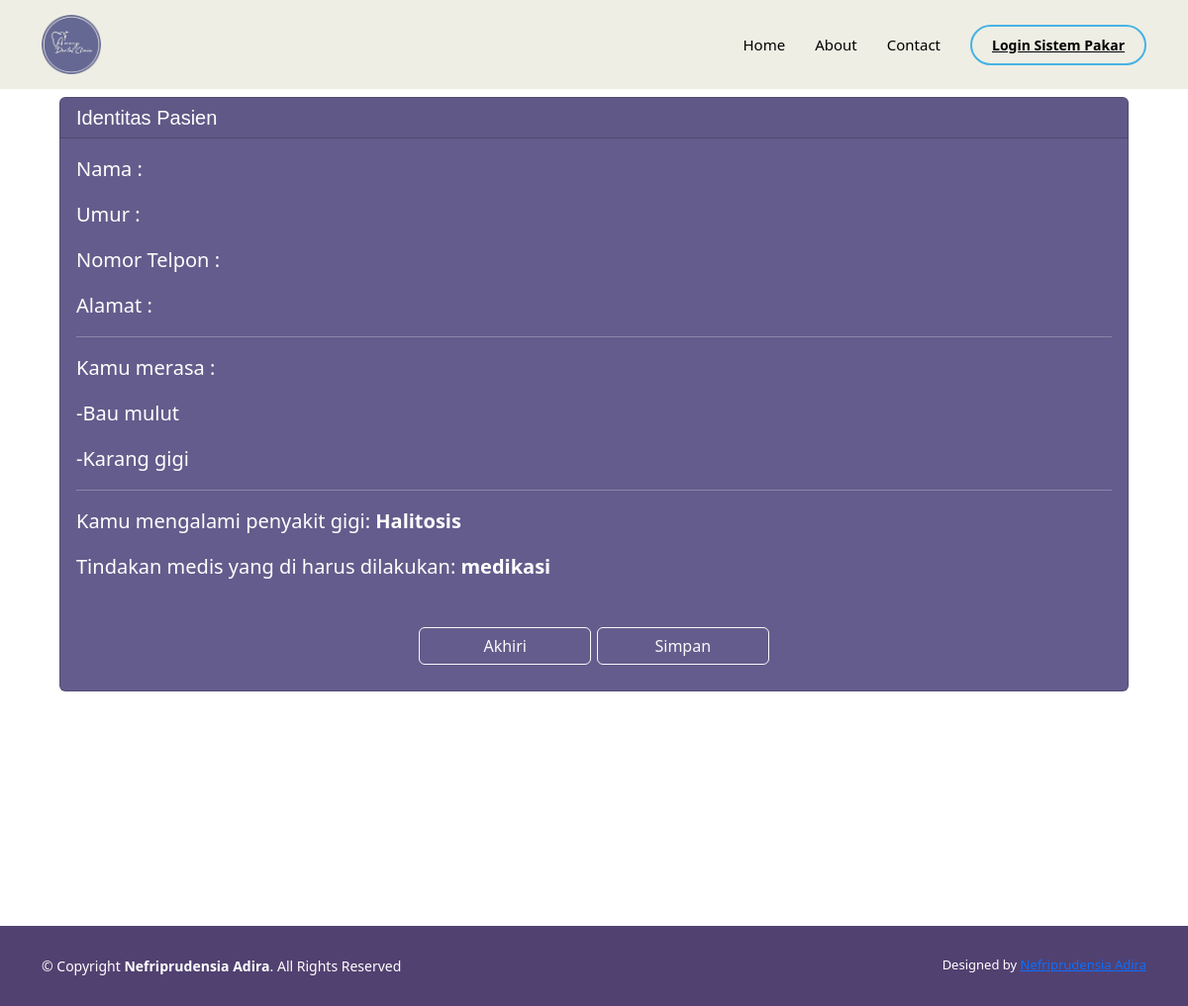
/solusi.php?kode=P04, run on the app's committed database.
### tables this page shows
CREATE TABLE `tb_kesimpulan_gigi` (
  `kode_kesimpulan` int(11) NOT NULL AUTO_INCREMENT,
  `solusi` varchar(50) NOT NULL,
  `tindakan` varchar(50) DEFAULT NULL,
  `fakta` varchar(100) NOT NULL,
  `oleh` varchar(100) NOT NULL,
  `status` varchar(100) NOT NULL,
  PRIMARY KEY (`kode_kesimpulan`)
);

CREATE TABLE `tb_penyakit` (
  `kode_solusi` varchar(50) NOT NULL,
  `isi_solusi` varchar(200) NOT NULL,
  `tindakan` varchar(200) NOT NULL,
  PRIMARY KEY (`kode_solusi`)
);

### solusi.php (the view, shortened to what this page needs)
<!DOCTYPE html>
<html lang="id">
<head>
    <link rel="stylesheet" href="https://getbootstrap.com/docs/4.1/dist/css/bootstrap.min.css">
    <link href="css/style.css" rel="stylesheet">
    <link href="css/carousel.css" rel="stylesheet">
  <link href="vendor/aos/aos.css" rel="stylesheet">
  <link href="vendor/bootstrap/css/bootstrap.min.css" rel="stylesheet">
  <link href="vendor/bootstrap-icons/bootstrap-icons.css" rel="stylesheet">
  <link href="vendor/boxicons/css/boxicons.min.css" rel="stylesheet">
  <link href="vendor/glightbox/css/glightbox.min.css" rel="stylesheet">
  <link href="vendor/remixicon/remixicon.css" rel="stylesheet">
  <link href="vendor/swiper/swiper-bundle.min.css" rel="stylesheet">
</head>
<body style="padding-bottom: 0px!important;">
    <?php include ('navbar.php'); ?>
    <main class="batas-atas mt-5">
        <div class="card text-white mb-3" style="background-color:#645c8c">
          <h5 class="card-header">Identitas Pasien</h5>
          <div class="card-body text-left ukuran-20">
            <form method="post" action="solusi.php" enctype="multipart/form-data" role="form">
                <?php
                include ('koneksi.php');
                echo "<p>Nama : ".$_SESSION['nama']."</p>";
                echo "<p>Umur : ".$_SESSION['umur']."</p>";
                echo "<p>Nomor Telpon : ".$_SESSION['nomor']."</p>";
                echo "<p>Alamat : ".$_SESSION['alamat']."</p>";
                    if(isset($_GET['kode'])){
                        $kode=$_GET['kode'];
                    }
                ?>
                <hr>
                <p>Kamu merasa :</p>
                <?php
                 include "fungsi.php";
                 solusi($kode);
                ?>
                <hr>
                <?php
                $sql = "SELECT * from tb_penyakit WHERE kode_solusi='$kode'";
                $data = mysqli_query($connect,$sql);
                $row = mysqli_fetch_assoc($data);
                if ($row['kode_solusi']=="x-1" || $row['isi_solusi']=="x-2" || $row['isi_solusi']=="x-3" || $row['isi_solusi']=="x-4" || $row['isi_solusi']=="x-5") {
                     echo "<center><p><strong style='color:red'>SISTEM TIDAK MENEMUKAN JAWABAN !</strong></p></center><hr>";
                     ?>
                        <div class="card bg-dark">
                             <h5 class="card-header">Pengguna menambah fakta baru</h5>
                            <div class="card-body">
                             <form action="solusi.php" method="post">
                              <div class="form-group">
                                <label for="exampleFormControlSelect1">Pilih Penyakit :</label>
                                <select name="solusi" class="form-control" id="exampleFormControlSelect2">
                                <?php
                                include "koneksi.php";
                                $sql = "SELECT * from tb_penyakit";
                                $data = mysqli_query($connect,$sql);
                                while ($row = mysqli_fetch_assoc($data)) {
                                   if ($row['isi_solusi']!="x-1" && $row['isi_solusi']!="x-2" && $row['isi_solusi']!="x-3" && $row['isi_solusi']!="x-4" && $row['isi_solusi']!="x-5") {
                                    echo '<option value="'.$row["isi_solusi"].'">'.$row["isi_solusi"].'</option>';
                                 }
                                }
                                ?>
                                </select>
                              </div>
                              <div class="form-group">
                                <label for="exampleFormControlInput2">Masukan fakta:</label>
                                <input type="text" name="fakta" class="form-control" id="exampleFormControlInput1" placeholder="Contoh : Terasa ngilu pada gigi">
                              </div>
                              <input type="submit" class="btn btn-info" name="masukan">
                            </form>
                            </div>
                        </div>
                     <?php
                }
                else{
                    echo "<p>Kamu mengalami penyakit gigi: <strong style='color:white'>".$row['isi_solusi']."</strong></p>";
                }
                ?>
                <?php
                $sql = "SELECT * from tb_penyakit WHERE kode_solusi='$kode'";
                $data = mysqli_query($connect,$sql);
                $row = mysqli_fetch_assoc($data);
                if ($row['kode_solusi']=="x-1" || $row['isi_solusi']=="x-2" || $row['isi_solusi']=="x-3" || $row['isi_solusi']=="x-4" || $row['isi_solusi']=="x-5") {
                     echo "<center><p><strong style='color:red'>SISTEM TIDAK MENEMUKAN JAWABAN !</strong></p></center><hr>";
                     ?>
                     <?php
                }
                else{
                    echo "<p>Tindakan medis yang di harus dilakukan: <strong style='color:white'>".$row['tindakan']."</strong></p>";
                }
                ?>
            </form>
            <br>
            <div class="text-center">
                <a style="margin-bottom: 10px;" href="hapus-session.php" class="btn btn-outline-light col-sm-2">Akhiri</a>
                <a style="margin-bottom: 10px;" href="simpan-data.php" class="btn btn-outline-light col-sm-2">Simpan</a>
            </div>
          </div>
        </div>
    </main>
    <?php include ('footer2.php'); ?>
</body>
</html>

### fungsi.php (shortened to what this page needs)
<?php
function kesimpulan($penyakit){
    include 'koneksi.php';
    $sql = "SELECT * from tb_kesimpulan_gigi WHERE solusi='$penyakit' AND status='setuju'";
    $data = mysqli_query($connect,$sql);
    while ($row = mysqli_fetch_assoc($data)) {
        echo '<p>-'.$row['fakta'].'</p>';
    }
}
function solusi($kode){
    if ($kode=='P04') {
        $penyakit = "Halitosis";
        kesimpulan($penyakit);
    }
}
?>

### css/style.css (style rules this page uses)
.card { margin-left: 5%; margin-right: 5%; }
.batas-atas { padding-top: 50px; }
.ukuran-20 { font-size: 20px; }
body { font-family: "Open Sans", sans-serif; color: #444444; }
a { color: #47b2e4; text-decoration: none; }
h1, h2, h3, h4, h5, h6 { font-family: "Jost", sans-serif; }

### css/carousel.css (style rules this page uses)
body { padding-bottom: 3rem; color: #5a5a5a; }

### data on the page
tb_kesimpulan_gigi: fakta "Bau mulut"
tb_kesimpulan_gigi: fakta "Karang gigi"
tb_penyakit: isi_solusi "Halitosis", tindakan "medikasi"
